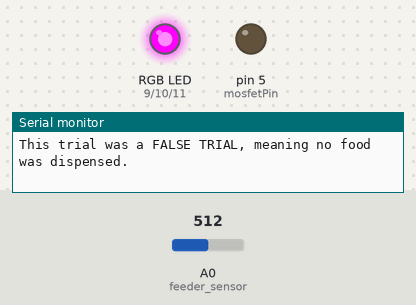
Bench run of a sketch on a simulated Arduino Uno, built with avr-gcc and run on an emulated ATmega328P. On the bench: an RGB LED mixed from three pins (HIGH = lit), output pins drawn as LEDs (lit = HIGH), the last lines printed to the serial monitor. The test bench sets the inputs (shaded band); at power-on: A0 (feeder_sensor) = 512. Random numbers use the default seed unless the sketch sets one.

Above: at 1.2 s.
1.3 s: A0 (feeder_sensor) set to 13
2.8 s: A0 (feeder_sensor) set to 10
At 3.7 s:
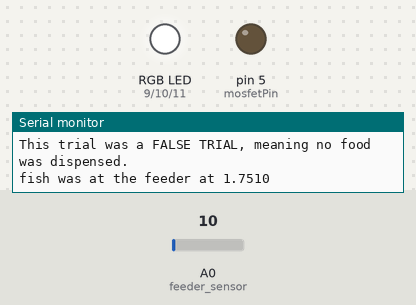
Timing chart, 0 to 5.8 s (numbered marks = the images above; inputs shaded):
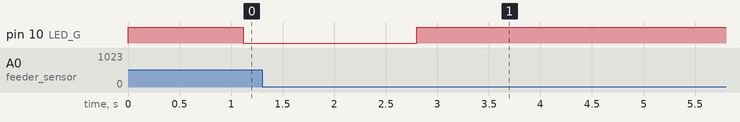

Measured:
- the behaviour switches between 12 and 11 on A0 (feeder_sensor) (found by bisection; images 0 and 1)
- after the input at 1.3 s, every drawn part: stays the same
- after the input at 2.8 s, pin 10 (LED_G): LOW → HIGH at once

The sketch:

v2.1.1.ino
```cpp
/*
 * Automate RGB LED, feeder motor, reflective feeder sensor, and wide beam sensor.
 *  -Turn blue LED on (using blue instead of red because the wide beam sensor shows red lights)
 *  -Wait 8 seconds or until feeder sensor is triggered, whichever comes first
 *  -Save that time value
 *  -Feed fish (step motor using MOSFET switch)
 *  -Flash white LED 5 times
 *  -Wait until fish swims away and triggers the wide beam sensor
 *  -Wait some interval of time
 *  -Repeat from beginning for x trials
 *  -Export data manually
 *
 * If the libraries on lines 1-4 don't import correctly,
 * go to Sketch / Include Library / Add .ZIP Library and select
 * the IR_Libraries ZIP folder.
 *
 * Tamara O'Malley, Monica Gray
 * 08 August 2017
 * Updated 8/10/17 - changed LED from red to blue
 * Updated 8/11/17 - added variable for time delay between trials
 */

// set up variables for use in entire program

int placeholder = 1;

//RGB LED (common anode: R+GB)
int LED_R = 9;                      //the number of the RGB LED Red pin for the feeding light
int LED_G = 10;                     //the number of the RGB LED Green pin for the feeding light
int LED_B = 11;                     //the number of the RGB LED Blue pin for the feeding light

int LED_on = 0;                     //0 = ON at full brightness
int LED_off = 255;                  //255 = OFF

//FEEDER SENSOR (Keyence FU-23X reflective fiber sensor with FS-V21X IR amplifier)
boolean fish_got_food = false;    //whether the fish has gotten close enough to the feeder to trigger the sensor (we assume it ate)
boolean fish_been_through_gate = false;
int fs_count = 0;                   //tracks how many times the feeder sensor has been read; used to slow down printing of "waiting" statement

//WIDE BEAM SENSOR (Keyence FU-A100 wide beam fiber sensor with FS-V21X IR amplifier)
int wideBeam_sensor_value = analogRead(A2);
int wideBeam_sensor_threshold = 50; //the level of output from the wide beam sensor that indicates the fish has passed through it
boolean fish_in_feeding_area = false;          //whether the fish has gone away from the feeding area, through the wide beam sensor
int wbs_count = 0;                  //tracks how many times the wide beam sensor has been read; used to slow down printing of "waiting" statement

//FEEDER controlled by MOSFET switch (Med Associates ENV-203-14P 14 mg Pellet Dispenser)
int mosfetPin = 5;                  //the number of the MOSFET switch pin

//TIMER variables
float gate_sensor_time = 0;
float feed_sensor_time = 0;
float start_time_secs = 0;
long randNumber = 0;
int cutoff = 15;
int delay_time = 0;

int false_trial_determiner = 0;
boolean flashing_is_ok = true;


void setup() {
//begin SETUP section

  Serial.begin(9600);           //allow printing to the serial monitor
  randomSeed(analogRead(0));

  pinMode(LED_R, OUTPUT);       //set up pins connected to RGB leads for the feeding sensor
  pinMode(LED_G, OUTPUT);
  pinMode(LED_B, OUTPUT);
  pinMode(A2, INPUT);           //wide beam sensor
  RGB_off();

  analogReference(INTERNAL);    //set up pins to read sensors
  pinMode(A0, INPUT);           //feeder sensor

  pinMode(mosfetPin, OUTPUT);   //set up pin connected to MOSFET switch controlling the feeder
  digitalWrite(mosfetPin, LOW); //initialize feeder to OFF

  Serial.println("All unitless numbers were measured in seconds.");
}


void loop()
{
    //SETTING UP VARIABLES
    fish_got_food = false;                    //we'll need this later
    flashing_is_ok = false;
    delay_time = 0;
    false_trial_determiner = random(1,5);   //This determines how often a false trial will occur. random(1,3) means it has a 1/3 chance; random(1,5), a 1/5 chance; random(1,10), a 1/10 chance; etc.

    delay(1000);                             //This waits 1 seconds so that a fish who is leaving the feeding area after waiting in there longer than the trial length won't immediately trigger the gate in the new trial
    start_time_secs = millis() / 1000.00;   //This records the uptime of the machine when the current loop was started. it needs to be saved as seconds to avoid overflow (i think? I'm taking precautions)
    randNumber = random(300,500);           //random(minimum seconds, maximum seconds)
    //randNumber = 150;

    //USER INTERFACE
    Serial.print("The following data were gathered in a trial with a length of "); Serial.println(randNumber);
    if (false_trial_determiner == 1) {
      Serial.println("This trial was a FALSE TRIAL, meaning no food was dispensed.");
    }


    RGB_on(LED_off, LED_on, LED_off);               //green light on

    //WAIT UNTIL THE TRIAL ENDS; CONTINUALLY CHECK FOR FISH BEFORE THE CUTOFF
    while (  millis()/1000 - start_time_secs <= randNumber ) {

          //CONTINUALLY CHECK FOR FISH BEFORE CUTOFF so long as the trial is not a "false trial"
          //check the feeder so long as the fish hasn't gotten food yet; otherwise, flash the white light (unless the white light has already been flashed)
          while ( ((millis()/1000)-start_time_secs) < cutoff) {
            if (false_trial_determiner != 1) {

              if (fish_got_food == false) {
                if (feeder_check() == true) {
                  dispense_food();
                }
              }
              else {
                if (flashing_is_ok == true) {
                  flash_white_light();
                  flashing_is_ok = false;
                }
              }

            }

            else {
              if (feeder_check() == true) {
                RGB_off();
              }
            }

          }
        //TURN THE GREEN LIGHT OFF ONCE THE CUTOFF HAS BEEN SURPASSED
        RGB_off();
      }


    //NOTE IF THE FISH DID NOT GET FOOD
    if (fish_got_food == false) {
      Serial.print("Fish did not approach feeding sensor");
    }

}


void RGB_on(int redBrightness, int greenBrightness, int blueBrightness)
{
  analogWrite(LED_R, redBrightness);
  analogWrite(LED_G, greenBrightness);
  analogWrite(LED_B, blueBrightness);
  delay(50);
}


void RGB_off()
{
  analogWrite(LED_R, LED_off);
  analogWrite(LED_B, LED_off);
  analogWrite(LED_G, LED_off);
  delay(50);
}


void dispense_food()
{
  digitalWrite(mosfetPin, HIGH);          //dispense food
  delay(500);

  digitalWrite(mosfetPin, LOW);           //reset feeder switch
  delay(500);
}

boolean feeder_check()
{
  //Use these for trooubleshooting:
  // Serial.print(analogRead(A0)); Serial.print("\t");
  //Serial.print(analogRead(A2)); Serial.print("\t");
  //Serial.println("");
  //Serial.print(fish_been_through_gate);

  //Note that the A0(feeding) sensor inteprets close objects as LOW numbers, while the A2(gate) sensor interpets close objects as HIGH numbers.
  //This is why the analogRead(A0) "if loop" uses "less than", while the analogRead(A2) "if loop" uses "greater than".

  if (fish_got_food == false) {
    delay(4);                                   //I have no idea why this delay is necessary, but the program won't run right without itp
    if (analogRead(A0) < 12) {                //do this bit if the feeder is being tripped (the number is essentially arbitrary):
      feed_sensor_time = (millis() / 1000.00) - start_time_secs;  //feeder_sensor_time is set to the current uptime(as seconds) minus the uptime at the start of the cycle(as seconds)
      Serial.print("fish was at the feeder at "); Serial.println(feed_sensor_time, 4);
      fish_got_food = true;                                         //set this so we can tell the computer not to print the "fish approached..." statement again
      flashing_is_ok = true;
      return true;
    }
    else {
      return false;
    }
  }
}

void flash_white_light()
{
  for (int i=0; i <= 15; i++){
  RGB_on(LED_on, LED_on, LED_on);
  delay(75);
  RGB_off();
  delay(75);
  }
}
```
